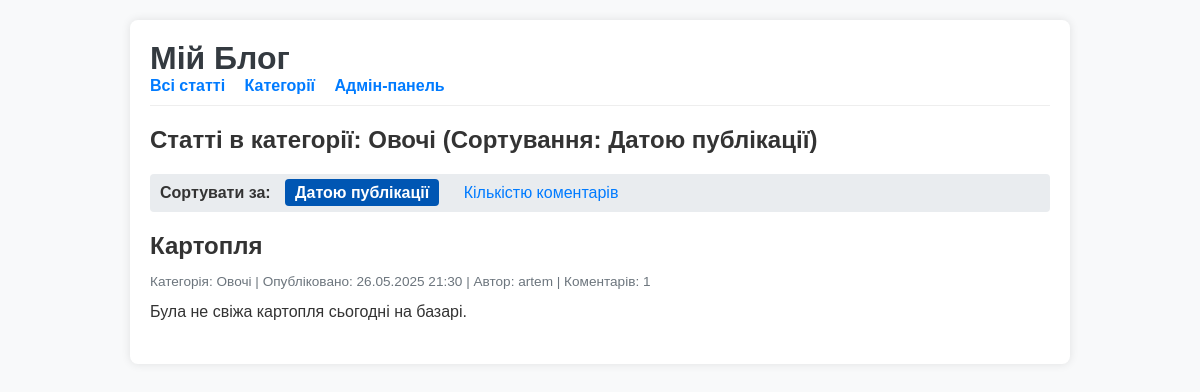
Page /blog/category/1/articles/ on the committed database.
### blog/models.py (models this page shows, shortened)
class Article(models.Model):
    title = models.CharField(max_length=200, verbose_name="Заголовок")
    content = models.TextField(verbose_name="Зміст")
    publication_date = models.DateTimeField(default=timezone.now, verbose_name="Дата публікації")
    category = models.ForeignKey(Category, on_delete=models.CASCADE, related_name='articles', verbose_name="Категорія")
    author = models.ForeignKey(User, on_delete=models.SET_NULL, null=True, blank=True, verbose_name="Автор")
    class Meta:
        verbose_name = "Стаття"
        verbose_name_plural = "Статті"
        ordering = ['-publication_date']
    @property
    def comment_count(self):
        return self.comments.count()

class Category(models.Model):
    name = models.CharField(max_length=100, unique=True, verbose_name="Назва категорії")
    class Meta:
        verbose_name = "Категорія"
        verbose_name_plural = "Категорії"
        ordering = ['name']

### blog/views.py (the view)
# urls.py: path('category/<int:category_pk>/articles/', views.article_list_by_category, name='article_list_by_category'),
def article_list_by_category(request, category_pk):
    category = get_object_or_404(Category, pk=category_pk)
    sort_by = request.GET.get('sort_by', 'date') # Отримуємо параметр сортування
    articles_in_category = Article.objects.filter(category=category) # Фільтруємо статті за категорією
    if sort_by == 'comments':
        articles = articles_in_category.annotate(
            num_comments_for_sorting=Count('comments')
        ).order_by('-num_comments_for_sorting', '-publication_date')
        current_sorting = 'Кількістю коментарів'
    else: # За замовчуванням або якщо sort_by == 'date'
        articles = articles_in_category.order_by('-publication_date')
        current_sorting = 'Датою публікації'
    print(f"----- ARTICLES IN CATEGORY '{category.name}' (sort_by: {sort_by}) -----") # ДІАГНОСТИКА
    for art in articles: # ДІАГНОСТИКА
        print(f"Стаття: {art.title}, Коментарів: {art.comment_count}") # ДІАГНОСТИКА
        if hasattr(art, 'num_comments_for_sorting'): # ДІАГНОСТИКА
             print(f"  Анотовано коментарів: {art.num_comments_for_sorting}") # ДІАГНОСТИКА
    print("-----------------------------") # ДІАГНОСТИКА
    context = {
        'articles': articles,
        'current_category': category, # Передаємо поточну категорію для відображення
        'current_sorting_param': sort_by,
        'current_sorting_text': current_sorting,
        'page_title': f"Статті в категорії: {category.name}" # Динамічний заголовок
    }
    return render(request, 'blog/article_list.html', context)

### blog/templates/blog/article_list.html (shortened to what this page needs)
<!DOCTYPE html>
<html lang="uk">
<head>
</head>
<body>
    <div class="container">
        <header>
            <h1>Мій Блог</h1>
            <nav>
                <a href="{% url 'blog:article_list' %}">Всі статті</a>
                <a href="{% url 'blog:category_list' %}">Категорії</a>
                <a href="{% url 'admin:index' %}" target="_blank">Адмін-панель</a>
            </nav>
        </header>
        <h2>{{ page_title }} (Сортування: {{ current_sorting_text }})</h2>
        <div class="sorting-options">
            <strong>Сортувати за:</strong>
            <a href="{% url 'blog:article_list' %}?sort_by=date" class="{% if current_sorting_param == 'date' %}active{% endif %}">Датою публікації</a>
            <a href="{% url 'blog:article_list' %}?sort_by=comments" class="{% if current_sorting_param == 'comments' %}active{% endif %}">Кількістю коментарів</a>
        </div>
        {% if articles %}
            {% for article in articles %}
                <div class="article-item">
                    <h2>
                        {{ article.title }}
                    </h2>
                    <p class="article-meta">
                        Категорія: {{ article.category.name }} |
                        Опубліковано: {{ article.publication_date|date:"d.m.Y H:i" }} |
                        Автор: {{ article.author.username|default:"Не вказано" }} |
                        Коментарів: {{ article.comment_count }}
                    </p>
                    <div class="article-content">
                        {{ article.content|truncatewords_html:40|safe }}
                    </div>
                </div>
            {% endfor %}
        {% else %}
            <p class="no-articles">Ще немає жодної статті. Ви можете <a href="{% url 'admin:blog_article_add' %}">додати статтю</a> в адмін-панелі.</p>
        {% endif %}
    </div>
</body>
</html>

### blog/templates/blog/article_list.html (style rules this page uses)
body { font-family: Arial, sans-serif; margin: 0; padding: 0; background-color: #f8f9fa; color: #333; }
.container { max-width: 900px; margin: 20px auto; padding: 20px; background-color: #fff; border-radius: 8px; box-shadow: 0 0 10px rgba(0,0,0,0.1); }
header { padding-bottom: 10px; margin-bottom: 20px; border-bottom: 1px solid #eee; }
header h1 { margin: 0; color: #343a40; }
nav a { margin-right: 15px; text-decoration: none; color: #007bff; font-weight: bold; }
.sorting-options { margin-bottom: 20px; padding: 10px; background-color: #e9ecef; border-radius: 4px; }
.sorting-options strong { margin-right: 10px; }
.sorting-options a { margin-right: 10px; text-decoration: none; color: #007bff; padding: 5px 10px; border-radius: 4px; }
.sorting-options a.active { background-color: #0056b3; color: white; font-weight: bold; }
.article-item { margin-bottom: 25px; padding-bottom: 20px; border-bottom: 1px dashed #ddd; }
.article-item:last-child { border-bottom: none; margin-bottom: 0; }
.article-item h2 { margin-top: 0; margin-bottom: 5px; }
.article-meta { font-size: 0.85em; color: #6c757d; margin-bottom: 10px; }
.article-content { line-height: 1.6; }

### rows in the picture
Article: title "Картопля", category.name "Овочі", publication_date "26.05.2025 21:30", author.username "artem", comment_count "1", content "Була не свіжа картопля сьогодні на базарі."

### other values in the picture
{{ page_title }} "Статті в категорії: Овочі"
{{ current_sorting_text }} "Датою публікації"
